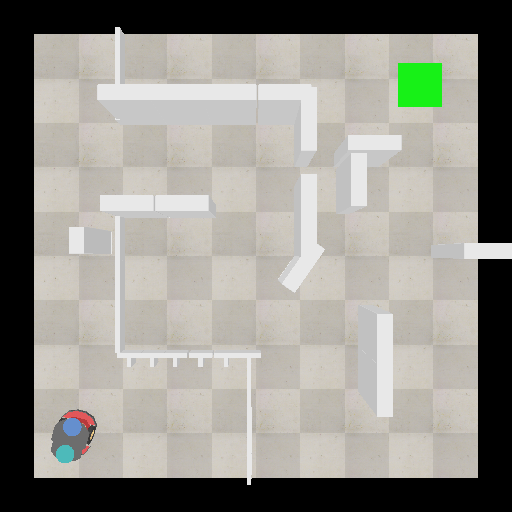
#> input picture top_view.png, 512 x 512 px
$ python -i project_update4.py   (imports and definitions only)
#> lines starting #> are read from the running program, lines starting #| are printed output that depends on the picture; after the words box and inside, x2 and y2 are one past the last pixel; in counts of white or black regions, pixels touching at a corner belong together
#> further down, picture is the input picture: shape (512, 512, 3); mean B, G, R 139.7, 146.7, 148.3
#!/usr/bin/env python3
# -*- coding: utf-8 -*-
"""
Created on Sat Nov 16 17:47:25 2019

@author: yihuicui
"""

import cv2
import numpy as np
import sys
import heapq
import matplotlib.pyplot as plt
try:
    import vrep
except:
    print ('--------------------------------------------------------------')
    print ('"vrep.py" could not be imported. This means very probably that')
    print ('either "vrep.py" or the remoteApi library could not be found.')
    print ('Make sure both are in the same folder as this file,')
    print ('or appropriately adjust the file "vrep.py"')
    print ('--------------------------------------------------------------')
    print ('')

import time
from IPython.display import clear_output
from IPython.display import display
import ctypes
import collections
from PID import PID


# [1 line not run here, left out]
# [1 line that did not run here, left out]
#img = cv2.resize(img, (500, 500))
#img = cv2.flip( img, 0 )
# [1 line that did not run here, left out]
# [2 lines not run here, left out]
def obstacles_grid(img):
    # getting the walls
    mask_wall = cv2.inRange(img, np.array([230,230,230]),np.array([240,240,240]))
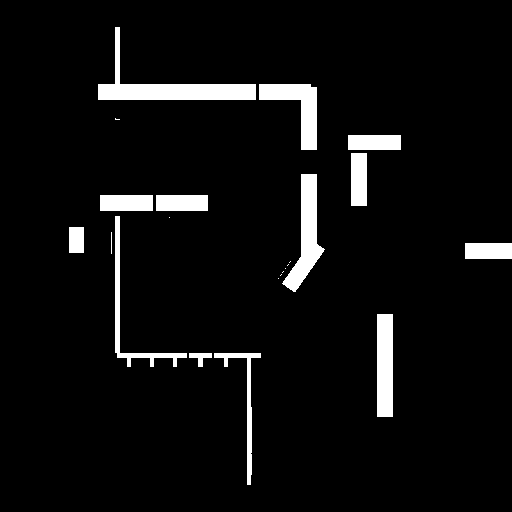
#> mask_wall: shape (512, 512); 5.7% white; 22 white regions (8 under 20 px), largest, box (x1, y1, x2, y2) and area: (98, 27, 256, 100) 2813, (282, 174, 325, 292) 1997, (259, 84, 317, 150) 1710
    # getting the rims
    mask_rim = cv2.inRange(img, 0, 0)
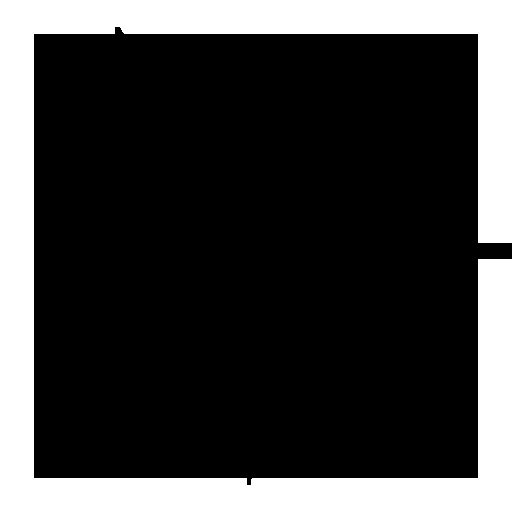
#> mask_rim: shape (512, 512); 24.6% white; 1 white region, box (x1, y1, x2, y2) and area: (0, 0, 512, 512) 64387
    mask_total = cv2.bitwise_or(mask_wall,mask_rim,mask_rim)
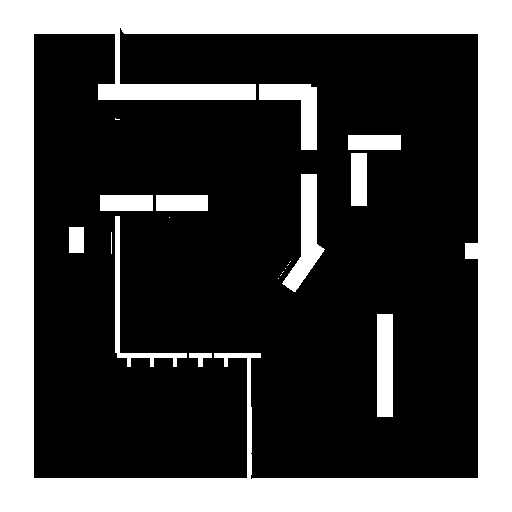
#> mask_total: shape (512, 512); 30.2% white; 20 white regions (8 under 20 px), largest, box (x1, y1, x2, y2) and area: (0, 0, 512, 512) 68798, (282, 174, 325, 292) 1997, (259, 84, 317, 150) 1710
    mask_total = cv2.bitwise_not(mask_total)
    return mask_total
# [1 line that did not run here, left out]
# [2 lines not run here, left out]


# [33 lines left out: functions get_front_disk_position, get_back_disk_position, get_robot_orientation, not called in this run]


def get_robot_position():
#    front_disk_position = get_front_disk_position (img)
#    rear_disk_position =  get_back_disk_position (img)
#    robot_pos = (front_disk_position+rear_disk_position)/2
    results,Position=vrep.simxGetObjectPosition(clientID,Pioneer,-1,vrep.simx_opmode_streaming)
    results,Position=vrep.simxGetObjectPosition(clientID,Pioneer,-1,vrep.simx_opmode_buffer)
    print(Position)
    return tuple([int(Position[0]),int(Position[1])])

# [1 line that did not run here, left out]
# [3 lines not run here, left out]


# [12 lines left out: function get_goal_position, not called in this run]


# [1 line that did not run here, left out]
# [3 lines not run here, left out]

# [78 lines left out: function search, not called in this run]


tick = time.time()
# [1 line not run here, left out]
# [1 line that did not run here, left out]
tock = time.time()
# [4 lines not run here, left out]

# [1 line that did not run here, left out]
# [24 lines left out: functions transform_points_from_image2real, transform2robot_frame, not called in this run]


def is_near(robot_center, point, dist_thresh = 0.25):
    dist = np.sqrt((robot_center[0]-point[0])**2 + (robot_center[1]-point[1])**2)
    return dist<=dist_thresh


def get_distance(points1, points2):
    return np.sqrt(np.sum(np.square(points1 - points2), axis=1))

'''

'''

# [8 lines left out: function send_path_4_drawing, not called in this run]

d = 0.331 #wheel axis distance
r_w = 0.0975


# [6 lines left out: function pioneer_robot_model, not called in this run]

lad = 0.5 #look ahead distance
# [2 lines not run here, left out]
# [1 line that did not run here, left out]
# [58 lines not run here, left out]

>>> import cv2
>>> picture = cv2.imread('top_view.png')
>>> result = obstacles_grid(picture)

$ run again, on Astar_smooth_vrep.png
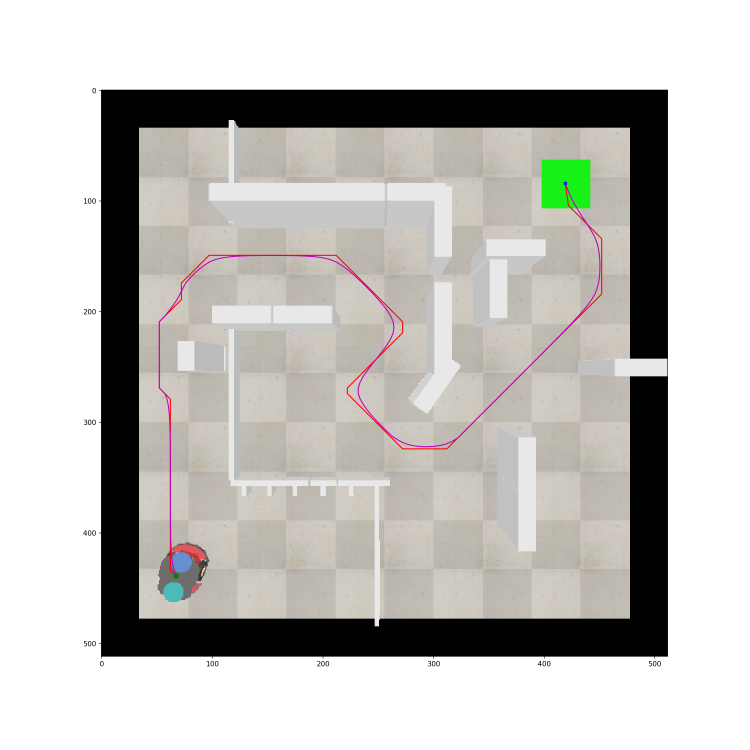
#> input picture Astar_smooth_vrep.png, 2250 x 2250 px (shown at 1/3 size)
#> picture is the input picture: shape (2250, 2250, 3); mean B, G, R 188.6, 192.1, 193.8
#> in obstacles_grid, `mask_wall = cv2.inRange(img, np.array([230,230,230]),np.array([240,240..`:
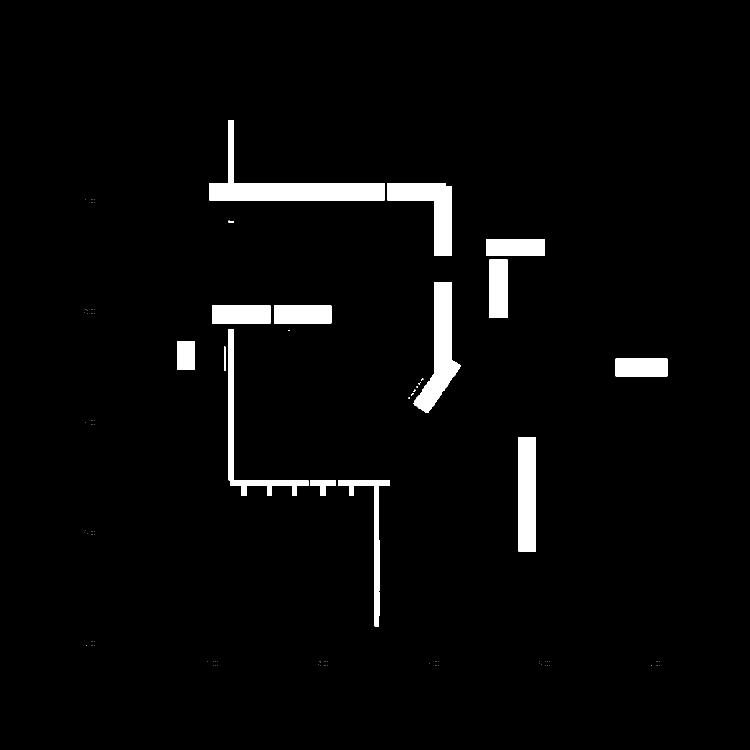
#> mask_wall: shape (2250, 2250) (shown at 1/3 size); 3.2% white; 106 white regions (87 under 20 px), largest, box (x1, y1, x2, y2) and area: (629, 360, 1153, 602) 30796, (1240, 847, 1382, 1239) 21987, (1163, 549, 1356, 768) 18827
#> mask_rim: shape (2250, 2250); 14% white; 97 white regions (92 under 20 px), largest, box (x1, y1, x2, y2) and area: (304, 270, 2003, 1969) 710055, (253, 595, 261, 611) 28, (621, 1983, 629, 1999) 28, (250, 1591, 261, 1607) 27, (1614, 1983, 1625, 1999) 27
#> in obstacles_grid, `mask_total = cv2.bitwise_or(mask_wall,mask_rim,mask_rim)`:
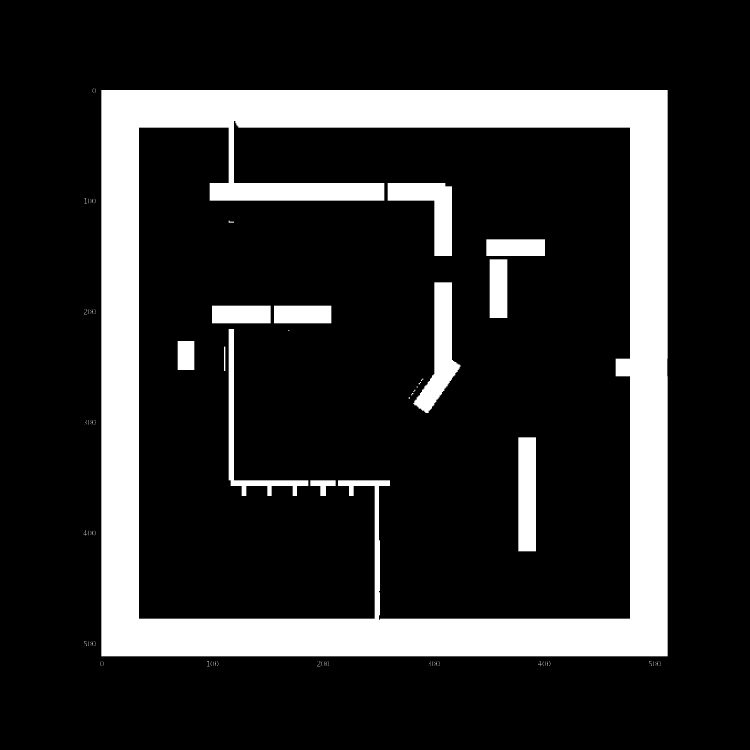
#> mask_total: shape (2250, 2250) (shown at 1/3 size); 17.3% white; 120 white regions (99 under 20 px), largest, box (x1, y1, x2, y2) and area: (304, 270, 2003, 1969) 758274, (1240, 847, 1382, 1239) 21987, (1163, 549, 1356, 768) 18827
